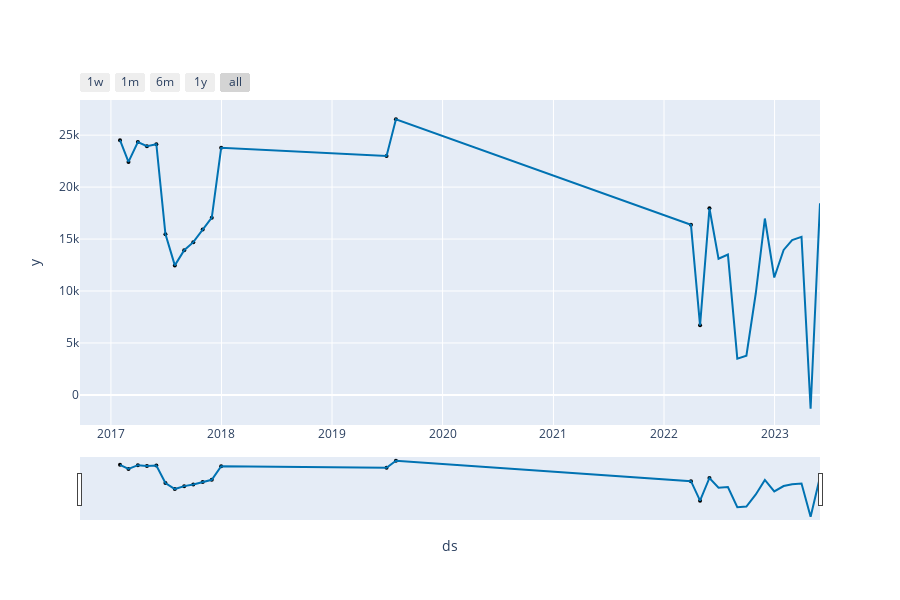

The code cell stored with this chart in its notebook:
### Code cell
reference_ids = list(new_sales_refenrece_ids_with_sales_count()) 
id = random.choice(reference_ids) 
print(id)
sales = list(
    new_sales_collection.find(
        {
            "Reference_Full_ID": id['_id'],
            # "Reference_Full_ID":"Foodservice 4905"
            # "$and": [{"Sales_Month": {"$ne":4}},{"Sales_Year":{"$ne":2021}}],
        }
    )
)
"""
issues to look for
- if all sales have the same value,


"""
df = pd.DataFrame(sales)
m = prophet_forecast_model(df)
forcast = get_prediction(m,12)
# display(forcast[['ds','yhat']])
# display(forcast)
display(df['Sales_Period'])
display(forcast[['ds','yhat']])
plot_plotly(m,forcast)
# view generated sales charts
